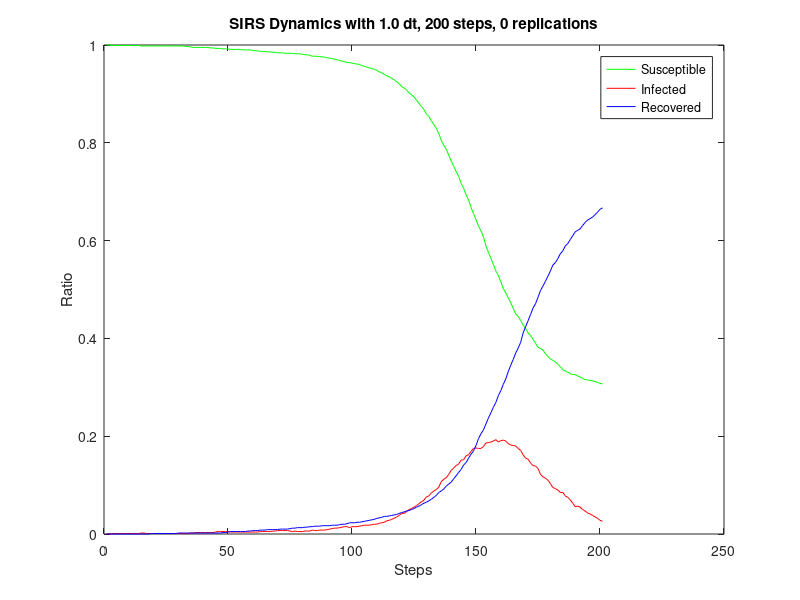

The MATLAB source for this figure:
steps = 200;
dt = 1.0;
replications = 0;
dynamics = [
1.000,0.000,0.000;
1.000,0.000,0.000;
1.000,0.000,0.000;
0.999,0.001,0.000;
0.999,0.001,0.000;
0.999,0.001,0.000;
0.999,0.001,0.000;
0.999,0.001,0.000;
0.999,0.001,0.000;
0.999,0.001,0.000;
0.999,0.001,0.000;
0.999,0.001,0.000;
0.999,0.001,0.000;
0.999,0.001,0.000;
0.998,0.002,0.000;
0.998,0.002,0.000;
0.998,0.001,0.000;
0.998,0.001,0.000;
0.998,0.001,0.001;
0.998,0.001,0.001;
0.998,0.001,0.001;
0.998,0.001,0.001;
0.998,0.001,0.001;
0.998,0.001,0.001;
0.998,0.001,0.001;
0.998,0.001,0.001;
0.998,0.001,0.001;
0.998,0.001,0.001;
0.998,0.001,0.001;
0.998,0.001,0.002;
0.998,0.001,0.002;
0.998,0.001,0.002;
0.997,0.001,0.002;
0.997,0.001,0.002;
0.996,0.002,0.002;
0.995,0.002,0.002;
0.995,0.003,0.002;
0.995,0.003,0.002;
0.995,0.003,0.002;
0.995,0.003,0.002;
0.995,0.003,0.002;
0.995,0.003,0.002;
0.994,0.003,0.002;
0.994,0.003,0.002;
0.993,0.004,0.002;
0.993,0.005,0.002;
0.993,0.005,0.002;
0.992,0.005,0.003;
0.992,0.005,0.003;
0.992,0.005,0.004;
0.991,0.004,0.005;
0.991,0.004,0.005;
0.991,0.004,0.005;
0.991,0.004,0.005;
0.991,0.004,0.005;
0.990,0.004,0.005;
0.990,0.004,0.005;
0.990,0.004,0.006;
0.990,0.004,0.006;
0.989,0.004,0.007;
0.988,0.004,0.007;
0.988,0.004,0.007;
0.987,0.005,0.008;
0.987,0.005,0.008;
0.987,0.005,0.008;
0.986,0.005,0.009;
0.986,0.005,0.009;
0.985,0.006,0.009;
0.985,0.006,0.009;
0.984,0.007,0.009;
0.984,0.007,0.010;
0.984,0.007,0.010;
0.983,0.007,0.010;
0.983,0.007,0.010;
0.983,0.006,0.011;
0.983,0.005,0.012;
0.982,0.006,0.012;
0.982,0.005,0.013;
0.982,0.005,0.013;
0.981,0.005,0.013;
0.980,0.006,0.014;
0.980,0.006,0.014;
0.979,0.006,0.015;
0.977,0.008,0.015;
0.977,0.007,0.016;
0.977,0.007,0.016;
0.976,0.008,0.016;
0.976,0.008,0.017;
0.975,0.008,0.017;
0.974,0.009,0.017;
0.973,0.010,0.017;
0.972,0.011,0.018;
0.971,0.012,0.018;
0.970,0.012,0.018;
0.968,0.013,0.019;
0.967,0.014,0.020;
0.966,0.015,0.020;
0.964,0.015,0.021;
0.964,0.013,0.023;
0.963,0.015,0.023;
0.962,0.015,0.023;
0.961,0.015,0.024;
0.960,0.016,0.024;
0.958,0.017,0.025;
0.956,0.018,0.026;
0.955,0.018,0.027;
0.953,0.018,0.028;
0.952,0.019,0.029;
0.950,0.020,0.030;
0.948,0.020,0.032;
0.945,0.022,0.033;
0.943,0.023,0.034;
0.940,0.024,0.036;
0.937,0.027,0.036;
0.935,0.028,0.037;
0.932,0.030,0.038;
0.929,0.032,0.039;
0.925,0.035,0.040;
0.921,0.038,0.042;
0.915,0.042,0.044;
0.912,0.042,0.045;
0.908,0.046,0.047;
0.902,0.050,0.048;
0.898,0.052,0.050;
0.894,0.055,0.052;
0.887,0.058,0.055;
0.881,0.062,0.057;
0.874,0.066,0.060;
0.868,0.069,0.063;
0.859,0.076,0.065;
0.854,0.078,0.068;
0.845,0.084,0.071;
0.837,0.088,0.075;
0.830,0.091,0.079;
0.819,0.096,0.085;
0.805,0.107,0.088;
0.795,0.112,0.092;
0.787,0.115,0.098;
0.775,0.122,0.102;
0.763,0.130,0.106;
0.752,0.135,0.113;
0.741,0.140,0.119;
0.731,0.143,0.126;
0.717,0.151,0.132;
0.707,0.152,0.141;
0.694,0.160,0.146;
0.683,0.162,0.155;
0.668,0.169,0.163;
0.655,0.175,0.170;
0.643,0.176,0.181;
0.630,0.175,0.195;
0.620,0.175,0.205;
0.608,0.179,0.213;
0.589,0.186,0.225;
0.576,0.187,0.237;
0.564,0.188,0.248;
0.551,0.190,0.259;
0.538,0.193,0.269;
0.529,0.188,0.283;
0.516,0.191,0.293;
0.502,0.192,0.306;
0.493,0.190,0.317;
0.483,0.185,0.332;
0.473,0.182,0.345;
0.462,0.181,0.357;
0.450,0.180,0.370;
0.445,0.175,0.380;
0.437,0.171,0.392;
0.427,0.162,0.411;
0.421,0.155,0.424;
0.411,0.153,0.436;
0.406,0.145,0.449;
0.398,0.140,0.462;
0.390,0.139,0.471;
0.382,0.134,0.484;
0.379,0.122,0.498;
0.376,0.117,0.507;
0.369,0.114,0.517;
0.363,0.110,0.527;
0.358,0.103,0.538;
0.355,0.095,0.550;
0.352,0.093,0.555;
0.347,0.090,0.563;
0.342,0.085,0.573;
0.336,0.085,0.579;
0.333,0.078,0.589;
0.331,0.075,0.594;
0.328,0.070,0.602;
0.326,0.063,0.610;
0.326,0.056,0.618;
0.323,0.057,0.621;
0.321,0.055,0.624;
0.318,0.050,0.631;
0.316,0.047,0.637;
0.315,0.043,0.642;
0.314,0.041,0.645;
0.313,0.038,0.648;
0.312,0.035,0.653;
0.310,0.032,0.658;
0.308,0.028,0.664;
0.307,0.026,0.667;
];
susceptibleRatio = dynamics (:, 1);
infectedRatio = dynamics (:, 2);
recoveredRatio = dynamics (:, 3);
figure
plot (susceptibleRatio.', 'color', 'green');
hold on
plot (infectedRatio.', 'color', 'red');
hold on
plot (recoveredRatio.', 'color', 'blue');
xlabel ('Steps');
ylabel ('Ratio');
legend('Susceptible','Infected', 'Recovered');
title ('SIRS Dynamics with 1.0 dt, 200 steps, 0 replications');
